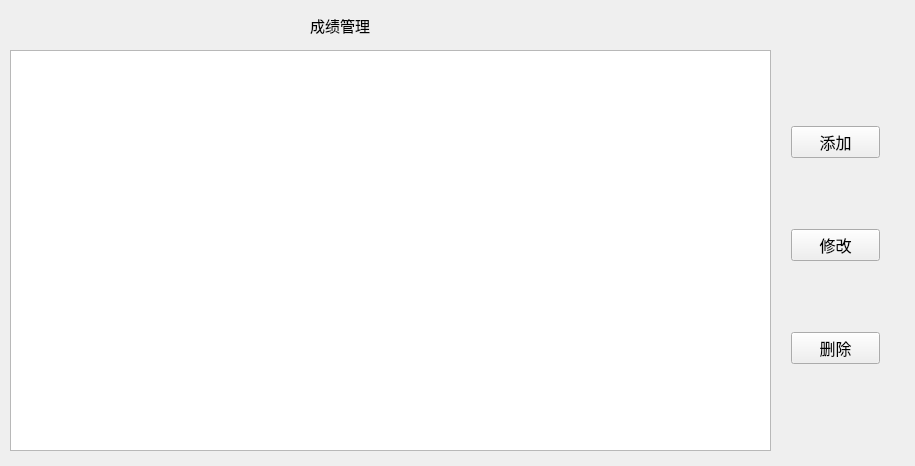
<?xml version="1.0" encoding="UTF-8"?>
<ui version="4.0">
 <class>teacherManger</class>
 <widget class="QWidget" name="teacherManger">
  <property name="geometry">
   <rect>
    <x>0</x>
    <y>0</y>
    <width>915</width>
    <height>466</height>
   </rect>
  </property>
  <property name="windowTitle">
   <string>teacherManger</string>
  </property>
  <widget class="QLabel" name="label">
   <property name="geometry">
    <rect>
     <x>310</x>
     <y>10</y>
     <width>111</width>
     <height>31</height>
    </rect>
   </property>
   <property name="font">
    <font>
     <family>Agency FB</family>
     <pointsize>11</pointsize>
    </font>
   </property>
   <property name="text">
    <string>成绩管理</string>
   </property>
  </widget>
  <widget class="QTableWidget" name="tableWidget">
   <property name="geometry">
    <rect>
     <x>10</x>
     <y>50</y>
     <width>761</width>
     <height>401</height>
    </rect>
   </property>
  </widget>
  <widget class="QWidget" name="">
   <property name="geometry">
    <rect>
     <x>780</x>
     <y>50</y>
     <width>111</width>
     <height>391</height>
    </rect>
   </property>
   <layout class="QVBoxLayout" name="verticalLayout">
    <item>
     <widget class="QPushButton" name="pushButton">
      <property name="font">
       <font>
        <family>Agency FB</family>
        <pointsize>12</pointsize>
       </font>
      </property>
      <property name="text">
       <string>添加</string>
      </property>
     </widget>
    </item>
    <item>
     <widget class="QPushButton" name="pushButton_2">
      <property name="font">
       <font>
        <family>Agency FB</family>
        <pointsize>12</pointsize>
       </font>
      </property>
      <property name="text">
       <string>修改</string>
      </property>
     </widget>
    </item>
    <item>
     <widget class="QPushButton" name="pushButton_3">
      <property name="font">
       <font>
        <family>Agency FB</family>
        <pointsize>12</pointsize>
       </font>
      </property>
      <property name="text">
       <string>删除</string>
      </property>
     </widget>
    </item>
   </layout>
  </widget>
 </widget>
 <layoutdefault spacing="6" margin="11"/>
 <resources/>
 <connections/>
</ui>
